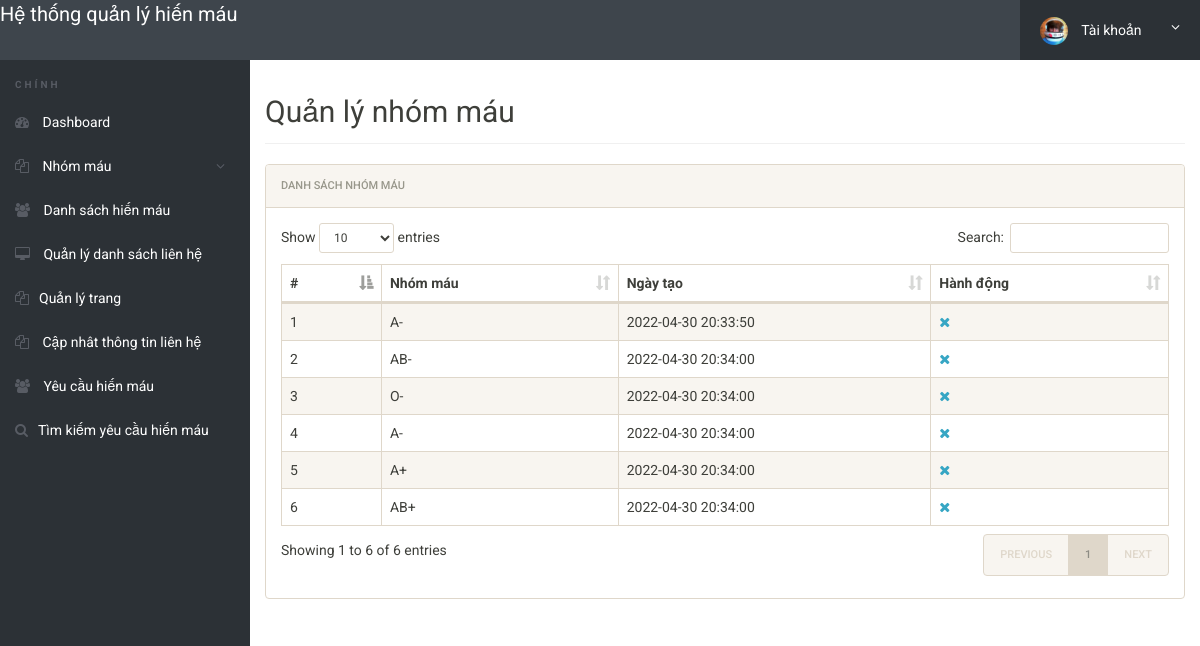
Screenshot of /admin/manage-bloodgroup.php (signed in) with the database file from the repository.
### tables this page shows
CREATE TABLE `tblbloodgroup` (
  `id` int(11) NOT NULL,
  `BloodGroup` varchar(20) DEFAULT NULL,
  `PostingDate` timestamp NOT NULL DEFAULT current_timestamp()
);

### admin/manage-bloodgroup.php (the view, shortened to what this page needs)
<?php
include('includes/config.php');
if(strlen($_SESSION['alogin'])==0)
	{
header('location:index.php');
}
else{
 ?>
<!doctype html>
<html lang="en" class="no-js">
<head>
	<link rel="stylesheet" href="css/font-awesome.min.css">
	<link rel="stylesheet" href="css/bootstrap.min.css">
	<link rel="stylesheet" href="css/dataTables.bootstrap.min.css">
	<link rel="stylesheet" href="css/bootstrap-social.css">
	<link rel="stylesheet" href="css/bootstrap-select.css">
	<link rel="stylesheet" href="css/fileinput.min.css">
	<link rel="stylesheet" href="css/awesome-bootstrap-checkbox.css">
	<link rel="stylesheet" href="css/style.css">
</head>
<body>
	<?php include('includes/header.php');?>
	<div class="ts-main-content">
		<?php include('includes/leftbar.php');?>
		<div class="content-wrapper">
			<div class="container-fluid">
				<div class="row">
					<div class="col-md-12">
						<h2 class="page-title">Quản lý nhóm máu</h2>
						<div class="panel panel-default">
							<div class="panel-heading">Danh sách nhóm máu</div>
							<div class="panel-body">
								<table id="zctb" class="display table table-striped table-bordered table-hover" cellspacing="0" width="100%">
									<thead>
										<tr>
										<th>#</th>
												<th>Nhóm máu</th>
											<th>Ngày tạo</th>
											<th>Hành động</th>
										</tr>
									</thead>
									<tbody>
<?php $sql = "SELECT * from  tblbloodgroup ";
$query = $dbh -> prepare($sql);
$query->execute();
$results=$query->fetchAll(PDO::FETCH_OBJ);
$cnt=1;
if($query->rowCount() > 0)
{
foreach($results as $result)
{				?>
										<tr>
											<td><?php echo htmlentities($cnt);?></td>
											<td><?php echo htmlentities($result->BloodGroup);?></td>
											<td><?php echo htmlentities($result->PostingDate);?></td>
<td>
<a href="manage-bloodgroup.php?del=<?php echo $result->id;?>" onclick="return confirm('Bạn muốn xóa?');"><i class="fa fa-close"></i></a></td>
										</tr>
										<?php $cnt=$cnt+1; }} ?>
									</tbody>
								</table>
							</div>
						</div>
					</div>
				</div>
			</div>
		</div>
	</div>
</body>
</html>
<?php } ?>

### admin/css/style.css (style rules this page uses)
html { font-size: 14px; }
@media only screen and (min-width: 480px) { html { font-size: 17px; } }
@media only screen and (min-width: 768px) { html { font-size: 14px; } }
body { font-size: 1em; }
a { color: #37a6c4; }
.panel { overflow: hidden; }
.page-title { padding-bottom: 15px; margin-bottom: 20px; border-bottom: 1px solid #f0f0f0; }
.ts-main-content .content-wrapper { padding-top: 15px; margin-top: 60px; }
@media only screen and (min-width: 992px) { .ts-main-content .content-wrapper { margin-left: 250px; } }

### rows the page displays
tblbloodgroup: BloodGroup "A-", PostingDate "2022-04-30 20:33:50"
tblbloodgroup: BloodGroup "AB-", PostingDate "2022-04-30 20:34:00"
tblbloodgroup: BloodGroup "O-", PostingDate "2022-04-30 20:34:00"
tblbloodgroup: BloodGroup "A-", PostingDate "2022-04-30 20:34:00"
tblbloodgroup: BloodGroup "A+", PostingDate "2022-04-30 20:34:00"
tblbloodgroup: BloodGroup "AB+", PostingDate "2022-04-30 20:34:00"
